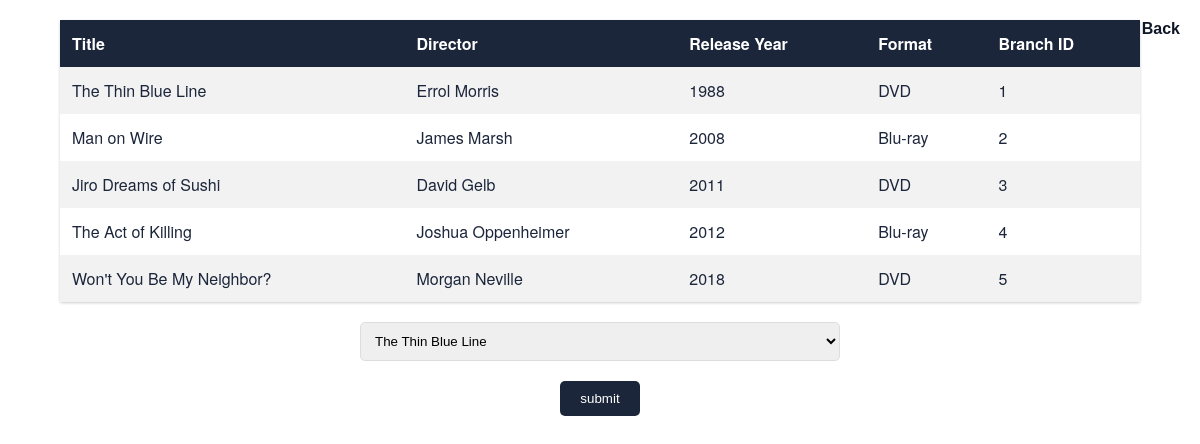
/pages/page_video_loan.php, run on the app's committed database.
### tables this page shows
CREATE TABLE videos (
  videoID int  NOT NULL AUTO_INCREMENT,
  title varchar(99) NOT NULL,
  director varchar(99) DEFAULT NULL,
  releaseYear year DEFAULT NULL,
  format varchar(99) DEFAULT NULL,
  branchID int,
  PRIMARY KEY (videoID),
  FOREIGN KEY(branchID) references branches(branchID)
);

### LibraryORM.php (called while the page is built, shortened)
<?php
class LibraryORM
{
    private $dbString = '';
    private $connection = null;
    public function __construct(string $dbDriver, string $userName, string $passWord, bool $verbose)
    {
        try {
            $this->connection = new PDO($dbDriver, $userName, $passWord);
        } catch (PDOException $e) {
            echo 'Error encountered. ' . $e->getMessage();
        }
    }
    public function select(array $fields = null): object
    {
        $this->dbString .= 'SELECT ';
        if ($fields === null) {
            $fields = '* ';
            $this->dbString .= $fields;
        }
        return $this;
    }
    public function from(string $tableName): object
    {
        $this->dbString .= ' FROM ' . $tableName . ' ';
        return $this;
    }
    public function getAll(): array
    {
        $query = $this->dbString;
        $statement = $this->connection->query($query);
        $results = $statement->fetchAll(PDO::FETCH_ASSOC);
        $this->dbString = '';
        return $results;
    }
}

### pages/page_video_loan.php (the view, shortened to what this page needs)
<!DOCTYPE html>
<html>
<head>
    <link rel='stylesheet' type='text/css' media='screen' href='..\css\loan.css'>
</head>
<body>
<a href="homepage.php" class="back-button">Back</a>
    <?php
    require_once('..\LibraryORM.php');
    $db = new LibraryORM('mysql:host=localhost;dbname=library', 'root', '', false);
    $result = $db->select()->from('videos')->getAll();
    if (count($result) > 0) {
        echo "<form method='post' action='process_book.php'>";
        echo "<table>";
        echo "<tr><th>Title</th><th>Director</th><th>Release Year</th><th>Format</th><th>Branch ID</th></tr>";
        foreach ($result as $row) {
            echo "<tr><td>" . $row["title"] .
                "</td><td>" . $row["director"] .
                "</td><td>" . $row["releaseYear"] .
                "</td><td>" . $row["format"] .
                "</td><td>" . $row["branchID"];
        }
        echo "</table>";
        echo "</form>";
    } else {
        echo "0 results";
    }
    ?>
    <form method="post" action="process_video_loan.php">
        <select name="video " id="cd_loan">
            <?php
            foreach ($result as $row) {
                $value = $row["videoID"] . '|' . $row["branchID"];
                echo "<option value=" . $value . ">" . $row["title"] . "</option>";
            }
            ?>
            <input type='submit' value='submit' name='submit'>
        </select>
    </form>
</body>
</html>

### css/loan.css (style rules this page uses)
body { font-family: 'Helvetica Neue', sans-serif; background-color: #FFFFFF; margin: 0; padding: 0; color: #FFFFFF; }
table { width: 90%; border-collapse: collapse; margin-top: 0px; box-shadow: 0 1px 3px rgba(0, 0, 0, 0.2); border-radius: 2px; color: #1C263B }
table, th, td { border: 1px solid none; padding: 12px; text-align: left; }
th { background-color: #1C263B; color: white; }
tr:nth-child(even) { background-color: #f2f2f2; }
form { display: flex; flex-direction: column; justify-content: center; align-items: center; margin-top: 20px; width: 100%; }
select { width: 40%; padding: 10px; border: 1px solid #ddd; border-radius: 5px; margin-bottom: 20px; }
input[type="submit"] { padding: 10px 20px; background-color: #1C263B; color: #fff; border: none; border-radius: 5px; cursor: pointer; transition: background-color 0.3s ease; }
.back-button { width: max-content; position: absolute; top: 10px; right: 10px; padding: 10px; color: #0e1627; font-family: Arial, sans-serif; font-size: 16px; text-decoration: none; border-radius: 5px; transition: background-color 0.3s; font-weight: bold; }

### data on the page
videos: title "The Thin Blue Line", director "Errol Morris", releaseYear "1988", format "DVD", branchID "1"
videos: title "Man on Wire", director "James Marsh", releaseYear "2008", format "Blu-ray", branchID "2"
videos: title "Jiro Dreams of Sushi", director "David Gelb", releaseYear "2011", format "DVD", branchID "3"
videos: title "The Act of Killing", director "Joshua Oppenheimer", releaseYear "2012", format "Blu-ray", branchID "4"
videos: title "Won't You Be My Neighbor?", director "Morgan Neville", releaseYear "2018", format "DVD", branchID "5"

### other printed values
form field value "The Thin Blue Line"
